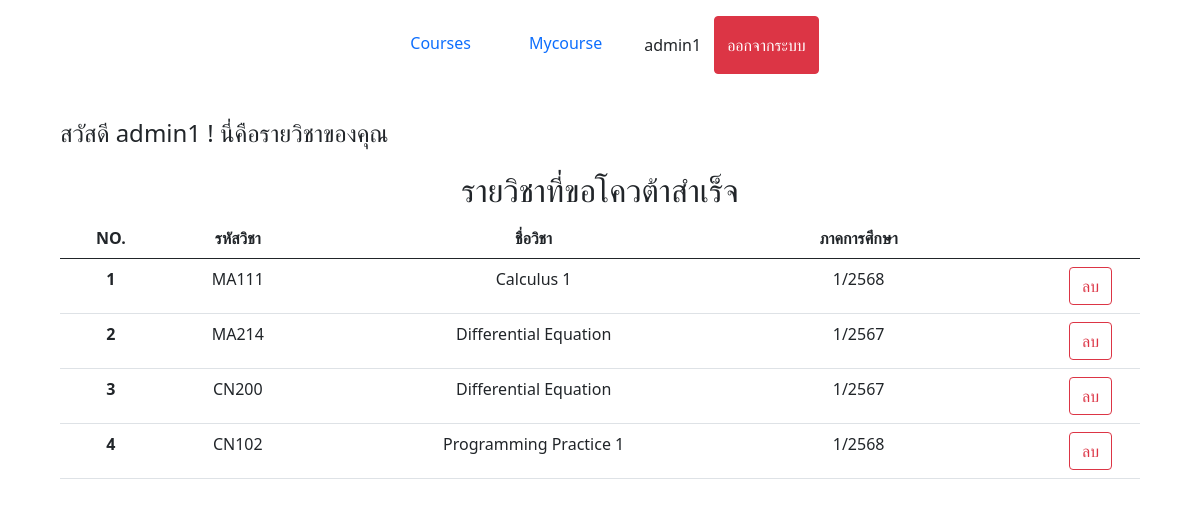
/mycourse (signed in), run on an earlier commit of the app's database.
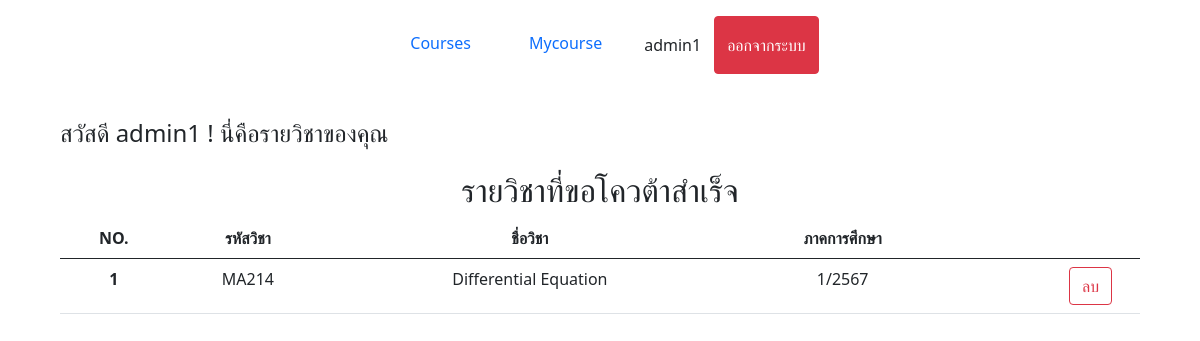
And on a later commit of the database.
### myapp/models.py (models this page shows, shortened)
class QuotaRequest(models.Model):
    user = models.ForeignKey(User, on_delete=models.CASCADE)
    course = models.ForeignKey(Course, on_delete=models.CASCADE)
    requested_at = models.DateTimeField(auto_now_add=True)

class Course(models.Model):
    subject_id = models.CharField(max_length=10)
    subject_name = models.CharField(max_length=100)
    subject_semester = models.CharField(max_length=10)
    subject_amount = models.IntegerField()
    subject_amount_remaining = models.IntegerField()
    subject_credit = models.IntegerField()
    quota_enabled = models.BooleanField(default=True)

### myapp/views.py (the view)
# urls.py: path("mycourse", views.mycourse, name='mycourse'),
@login_required(login_url='/users/login/')
def mycourse(request):
    requested_courses = QuotaRequest.objects.filter(user=request.user)
    context = {
        'requested_courses': requested_courses,
    }
    return render(request, 'mycourse.html', context)

### myapp/Templates/mycourse.html (shortened to what this page needs)
{% extends "base.html" %}
{% block content %}
<h1 style="width: 90%; margin-left: auto; margin-right: auto;">
  <span class="nav-item" style="font-size: 1.5rem;">สวัสดี {{ user.username }} ! นี่คือรายวิชาของคุณ</span>
</h1>
<h2 style="text-align: center;">รายวิชาที่ขอโควต้าสำเร็จ</h2>
<table class="table" style="width: 90% ;margin-left: auto; margin-right: auto; text-align: center;">
  <thead>
    <tr>
      <th scope="col">NO.</th>
      <th scope="col">รหัสวิชา</th>
      <th scope="col">ชื่อวิชา</th>
      <th scope="col">ภาคการศึกษา</th>
      <th scope="col"></th>
    </tr>
  </thead>
  <tbody>
    {% for request in requested_courses %}
    <tr>
      <th scope="row">{{ forloop.counter }}</th>
      <td>{{ request.course.subject_id }}</td>
      <td>{{ request.course.subject_name }}</td>
      <td>{{ request.course.subject_semester }}</td>
      <td><div class="text-end" style="margin-right: 20px;">
        <a href="{% url 'cancel_quota_request' request.course.id %}" class="btn btn-outline-danger"
          onclick="return confirm('คุณต้องยกเลิกการขอโควต้าวิชา {{ request.course.subject_id }} {{ request.course.subject_name }} หรือไม่?')">ลบ</a>
      </div></td>
    </tr>
    {% empty %}
    <tr>
      <td colspan="6" class="text-center">คุณยังไม่ได้ขอโควต้าในรายวิชาใด</td>
    </tr>
    {% endfor %}
  </tbody>
</table>
{% endblock %}

What changed in the data, as far as the page shows it:
removed QuotaRequest: course.subject_id "MA111", course.subject_name "Calculus 1", course.subject_semester "1/2568"
removed QuotaRequest: course.subject_id "CN200", course.subject_name "Differential Equation", course.subject_semester "1/2567"
removed QuotaRequest: course.subject_id "CN102", course.subject_name "Programming Practice 1", course.subject_semester "1/2568"
